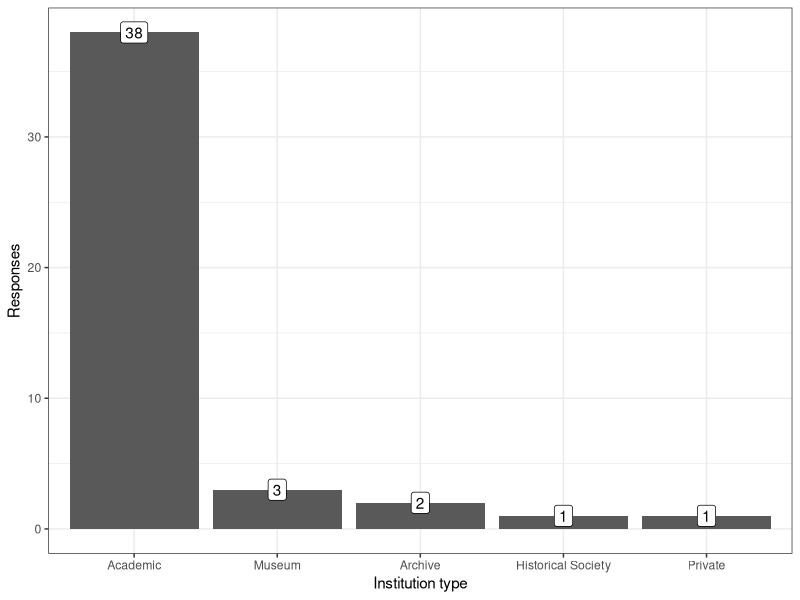
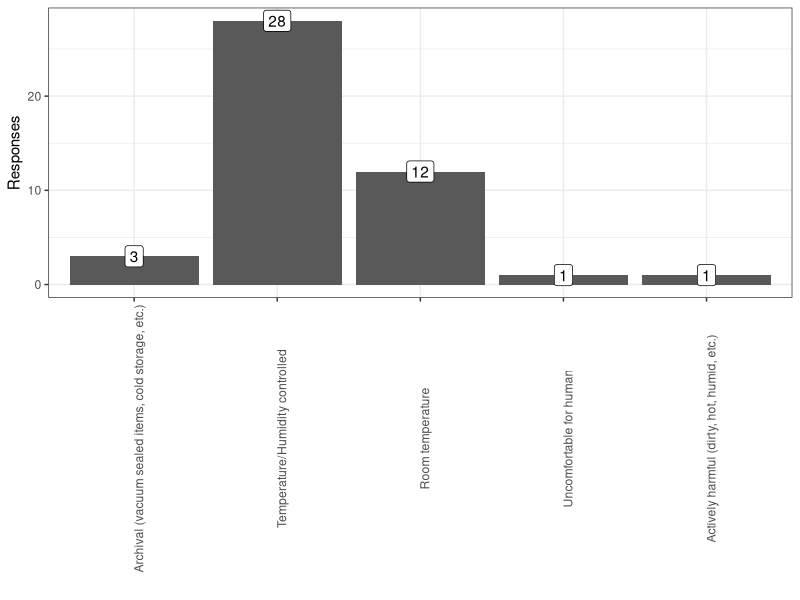
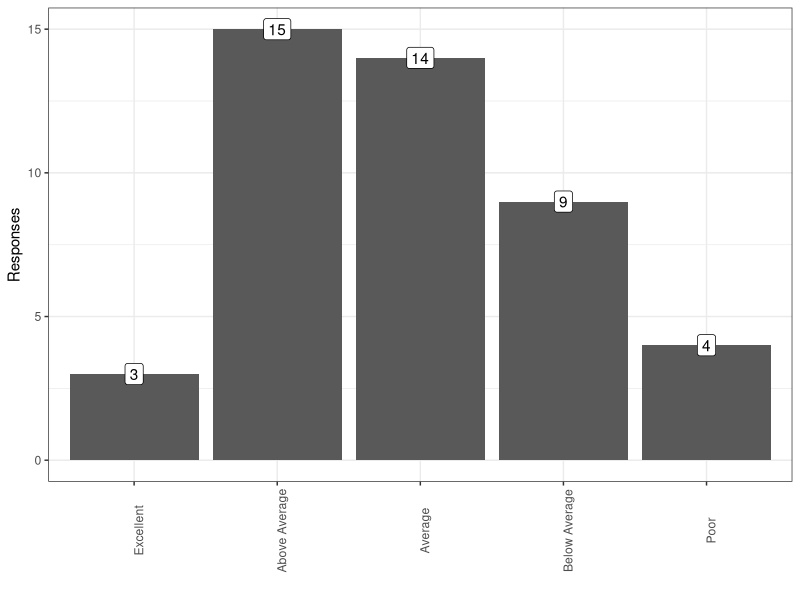
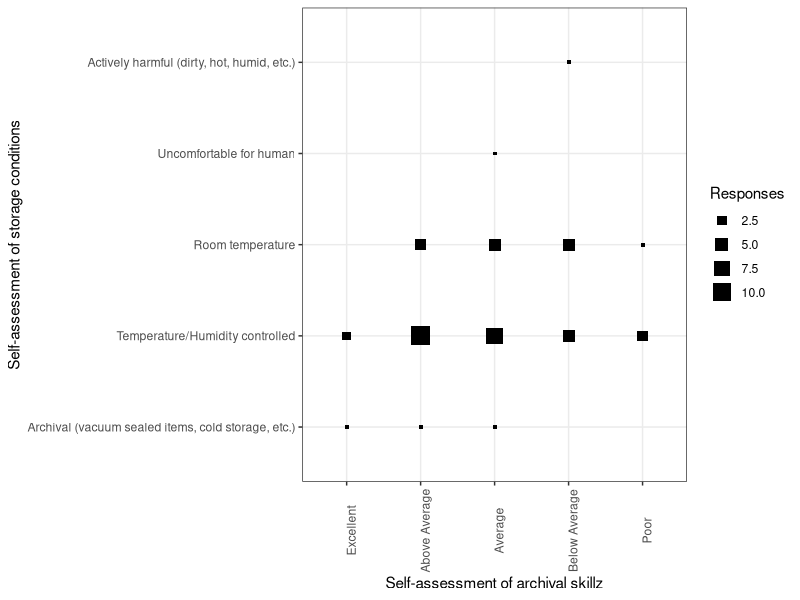
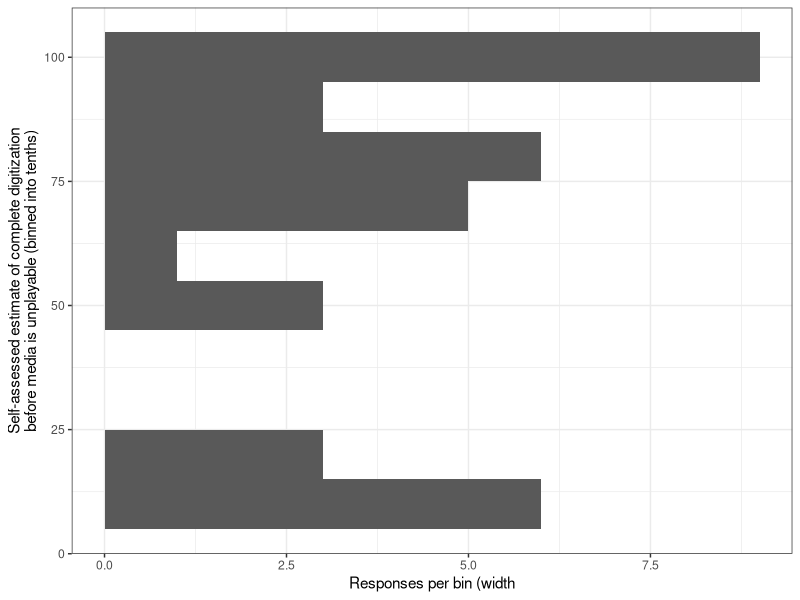
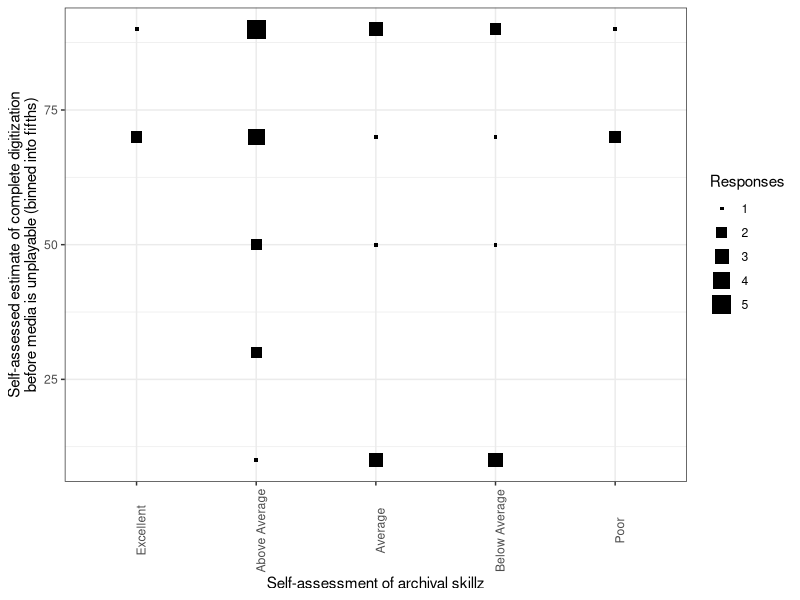
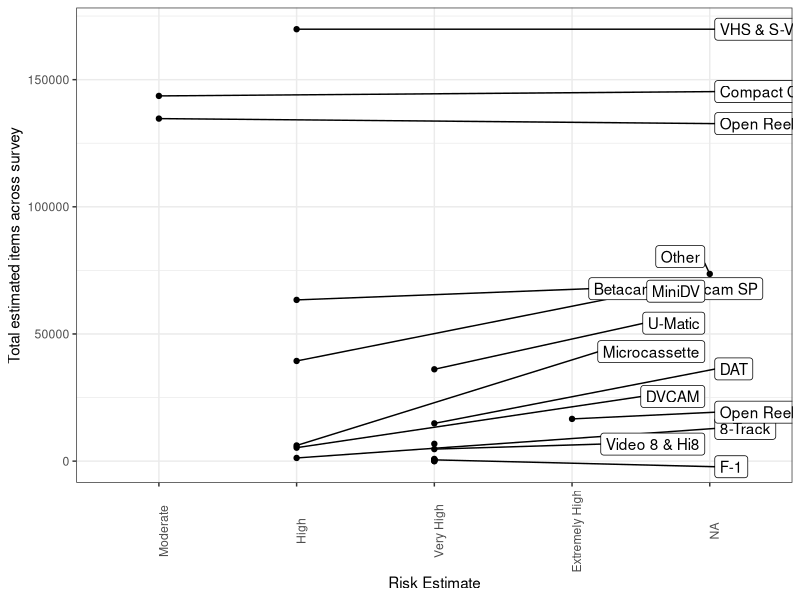
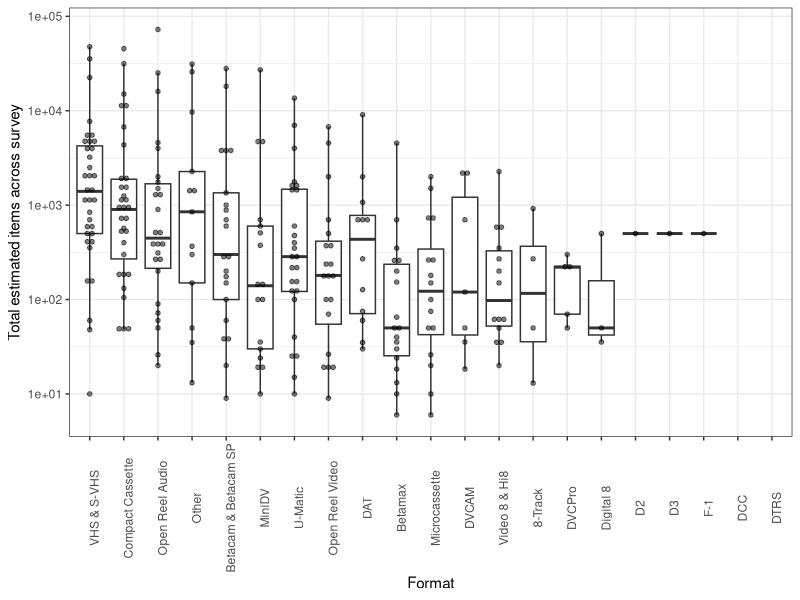

These figures' R source, in order:
## ---- chunk 1
knitr::opts_chunk$set(echo=F,message=F,error=T,warning=F)
## ---- chunk 2
library(tidyverse)
library(ggrepel)
library(ComplexHeatmap)
library(circlize)
## ---- chunk 3
raw_datar <- read_csv("survey_data_2019.csv" ,
    col_names=c(
        "Key","State","InstitutionType","TotalItems",
        "StorageConditions",
        "Unstructured_StorageHistory",
        "Unstructured_CompletionEstimate",
        "PercentDigitizedBeforeUnplayable",
        "PracticeSelfAssesment",
        "Percentage_Open Reel Video","Percentage_U-Matic","Percentage_Betamax",
        "Percentage_VHS & S-VHS","Percentage_Betacam & Betacam SP",
        "Percentage_Video 8 & Hi8","Percentage_D2","Percentage_D3",
        "Percentage_DVCAM","Percentage_MiniDV","Percentage_DVCPro",
        "Percentage_Digital 8","Percentage_Open Reel Audio",
        "Percentage_Compact Cassette","Percentage_Microcassette",
        "Percentage_DAT","Percentage_DTRS","Percentage_F-1","Percentage_DCC",
        "Percentage_8-Track","Percentage_Other"),
    skip=1
    ) %>%
    mutate(PercentDigitizedBeforeUnplayable=sub("%","",
            PercentDigitizedBeforeUnplayable)
        )
all_responses <- raw_datar

risk_factors <- read_tsv("risk_assesment.tsv") %>%
    mutate(Risk=factor(Risk,
            levels=c("Low","Moderate","High","Very High","Extremely High")
        )   ) 

tdatar <- all_responses %>%
    gather(Format,Percentage,starts_with("Percentage_")) %>%
    mutate(Percentage=as.numeric(sub("%","",Percentage))) %>%
    mutate(EstItemCount=TotalItems*Percentage/100) %>%
    mutate(FormatName=sub("Percentage_","",Format)) %>% 
    left_join(risk_factors%>%rename(FormatName=Format),by="FormatName")

## ---- chunk 4
all_responses %>%
    {
    ggplot(.)+theme_bw()+
    aes(x=InstitutionType)+
    geom_bar()+
    scale_x_discrete(limits=names(sort(table(.$InstitutionType),decreasing=T)))+
    geom_label(aes(label=..count..,y=..count..),stat="count")+
    xlab("Institution type")+
    ylab("Responses")
    }
## ---- chunk 5
all_responses %>%
    filter(!is.na(StorageConditions)) %>%
    {
    ggplot(.)+theme_bw()+
    aes(x=StorageConditions)+
    geom_bar()+
    scale_x_discrete(limits=c(
            "Archival (vacuum sealed items, cold storage, etc.)",
            "Temperature/Humidity controlled",
            "Room temperature",
            "Uncomfortable for human",
            "Actively harmful (dirty, hot, humid, etc.)"
            )
        )+
    geom_label(aes(label=..count..,y=..count..),stat="count")+
    theme(axis.text.x=element_text(angle=90))+
    xlab("")+
    ylab("Responses")
    }
## ---- chunk 6
all_responses %>%
    filter(!is.na(PracticeSelfAssesment)) %>%
    {
    ggplot(.)+theme_bw()+
    aes(x=PracticeSelfAssesment)+
    geom_bar()+
    scale_x_discrete(limits=c(
            "Excellent",
            "Above Average",
            "Average",
            "Below Average",
            "Poor"
            )
        )+
    geom_label(aes(label=..count..,y=..count..),stat="count")+
    theme(axis.text.x=element_text(angle=90))+
    xlab("")+
    ylab("Responses")
    }
## ---- chunk 7
all_responses %>%
    filter(!is.na(PracticeSelfAssesment)) %>%
    filter(!is.na(StorageConditions)) %>%
    {
    ggplot(.)+theme_bw()+
    aes(x=PracticeSelfAssesment,y=StorageConditions)+
    stat_bin2d(geom="point",aes(size=..count..),shape=15)+
    guides(fill=F)+
    scale_x_discrete(limits=c(
            "Excellent",
            "Above Average",
            "Average",
            "Below Average",
            "Poor"
            )
        )+
    scale_y_discrete(limits=c(
            "Archival (vacuum sealed items, cold storage, etc.)",
            "Temperature/Humidity controlled",
            "Room temperature",
            "Uncomfortable for human",
            "Actively harmful (dirty, hot, humid, etc.)"
            )
        )+
    scale_size("Responses")+
    theme(axis.text.x=element_text(angle=90))+
    xlab("Self-assessment of archival skillz")+
    ylab("Self-assessment of storage conditions")
    }
## ---- chunk 8
all_responses %>%
    filter(!is.na(PercentDigitizedBeforeUnplayable)) %>%
    {
    ggplot(.)+theme_bw()+
    aes(x=as.numeric(PercentDigitizedBeforeUnplayable))+
    stat_bin(binwidth=10,geom="bar")+
    xlab("Self-assessed estimate of complete digitization\nbefore media is unplayable (binned into tenths)")+
    ylab("Responses per bin (width")+
    coord_flip()
    }
## ---- chunk 9
all_responses %>%
    filter(!is.na(PracticeSelfAssesment)) %>%
    filter(!is.na(PercentDigitizedBeforeUnplayable)) %>%
    {
    ggplot(.)+theme_bw()+
    aes(x=PracticeSelfAssesment,y=as.numeric(PercentDigitizedBeforeUnplayable))+
    stat_bin2d(geom="point",aes(size=..count..),shape=15,binwidth=c(1,20))+
    guides(fill=F)+
    scale_x_discrete(limits=c(
            "Excellent",
            "Above Average",
            "Average",
            "Below Average",
            "Poor"
            )
        )+
    scale_size("Responses")+
    theme(axis.text.x=element_text(angle=90))+
    xlab("Self-assessment of archival skillz")+
    ylab("Self-assessed estimate of complete digitization\nbefore media is unplayable (binned into fifths)")
    }
## ---- chunk 10
tdatar %>% 
    ggplot()+theme_bw()+
    aes(x=Risk,group=FormatName,weight=EstItemCount,label=FormatName)+
    geom_point(stat="count")+
    geom_label_repel(stat="count")+
    theme(axis.text.x=element_text(angle=90))+
    ylab("Total estimated items across survey")+
    xlab("Risk Estimate")
## ---- chunk 11
tdatar %>% 
    {
    ggplot(.)+theme_bw()+
    aes(x=FormatName,y=EstItemCount)+
    geom_boxplot(outlier.alpha=0)+
    geom_dotplot(binaxis="y",stackdir="center",dotsize=1.0,alpha=0.5,binwidth=0.05)+
    scale_y_log10()+
    scale_x_discrete(limits=group_by(.,FormatName)%>%summarize(z=sum(EstItemCount,na.rm=T))%>%arrange(-z)%>%pull(FormatName))+
    theme(axis.text.x=element_text(angle=90))+
    ylab("Total estimated items across survey")+
    xlab("Format")
    }
## ---- chunk 12
# Notice this one is cropping out one observation of a fraction of a fraction of
# a percentage of "Other" media.
tdatar %>% 
    {
    ggplot(.)+theme_bw()+
    aes(x=FormatName,y=Percentage)+
    geom_boxplot(outlier.alpha=0)+
    geom_dotplot(binaxis="y",stackdir="center",dotsize=1.0,alpha=0.5,binwidth=0.05)+
    scale_y_log10(limits=c(1,NA))+
    scale_x_discrete(limits=group_by(.,FormatName)%>%summarize(z=sum(Percentage,na.rm=T))%>%arrange(-z)%>%pull(FormatName))+
    theme(axis.text.x=element_text(angle=90))+
    ylab("Percentage of collection that is that item")+
    xlab("Format")
    }
## ---- chunk 13
#
#```{r,fig.height=5,fig.width=7,cache=T}
#g <- pdatar %>%
#    spread(variable,value) %>%
#    gather(variable,value,-`Institution-CollectionKey`,-`Total Items`) %>%
#    mutate(proportion=value/`Total Items`) %>%
#    mutate(variable=factor(variable,levels=arrange(totals_and_risks,-Total)$Format)) %>%
#    filter(variable!="Total Items")%>%
#    filter(proportion>0)%>%
#    ggplot()+theme_bw()+
#    geom_boxplot(outlier.alpha=0)+
#    geom_dotplot(binaxis="y",stackdir="center",alpha=0.5,binwidth=0.01)+
#    aes(x=variable,y=proportion)+
#    theme(axis.text.x=element_text(angle=90))+
#    ylab("Fraction of collection in that format")+
#    xlab("Format")
#g
#```
#
#```{r,cache=T}
#matrix_by_inst <- as.matrix(datar[,-c(1,2)])
#rownames(matrix_by_inst) <- datar[,1][[1]]
#cluster_inst <- hclust(dist(scale(matrix_by_inst))) 
#matrix_by_media <- t(as.matrix(datar[,-c(1,2)]))
#cluster_media <- hclust(dist(scale(matrix_by_media)))
#```
### Magnetic Media Collections by Region and Climate
#
#This chart will replace the original PCA charts. Instead, we will focus on the
#variability of institutions collections considering their geographic region,
#the region's climate properties (e.g. humidity, temp, etc.), and the reported
#environmental conditions of the archive itself. We might consider the quantity
#of each format according to region, but not sure how that will work or what
#results that will give us. 
#
#
#
#```{r,fig.height=9,fig.width=9,cache=T}
#
#heatmap_datar <- datar[complete.cases(datar[,-c(1,2)]),]
#
#valz <- log10(unlist(heatmap_datar[,-c(1,2)])+1)
#
#col_ann <- data.frame(Format=rownames(matrix_by_media)[cluster_media$order]) %>%
#    left_join(totals_and_risks,by="Format") %>% select(-variable) %>%
#    rename(`Total Items`=Total,`Format Risk`=Risk) %>%
#    select(-`Total Items`)
#rownames(col_ann) <- col_ann[[1]]
#col_ann <- col_ann %>% select(-Format)
#
#risk_annotation <- HeatmapAnnotation(
#    `Format Risk`=col_ann$`Format Risk`,
#    col=list(`Format Risk`=c(
#            `Extremely High`="#7b3294",`Very High`="#c2a5cf",
#            `High`="#a6dba0",`Moderate`="#008837"
#    )   )   )
#the_heatmap <- Heatmap(
#    log10(heatmap_datar[,-c(1,2)]+1),
#    top_annotation=risk_annotation,
#    col=colorRamp2(
#        c(min(valz),median(valz),max(valz)),
#        c("#ffffff", "#fefefe", "#000000")
#        ),
#    heatmap_legend_param = list(
#        title="Item counts", 
#        at=log10(c(10+1,1000+1,1e4+1,5e4+1)),
#        labels=c(10,1000,1e4,5e4),
#        legend_height = unit(6, "cm"),
#        heatmap_legend_side="bottom"
#        )
#    )
#ht_list <- the_heatmap 
#g <- draw(ht_list, heatmap_legend_side = "right", annotation_legend_side = "right")
#g
#
#png("heatmap.png")
#g
#dev.off()
#```
#
#
#```{r pheatmap,echo=F,eval=F}
##library(pheatmap)
##row_ann <- data.frame(
##    Collection=str_c("C_",as.character(rownames(matrix_by_inst)[cluster_inst$order]))
##    )
##rownames(row_ann) <- as.character(row_ann[[1]])
##
##col_ann <- data.frame(Format=rownames(matrix_by_media)[cluster_media$order]) %>%
##    left_join(totals_and_risks,by="Format") %>% select(-variable) %>%
##    rename(`Total Items`=Total,`Format Risk`=Risk) %>%
##    select(-`Total Items`)
##rownames(col_ann) <- col_ann[[1]]
##col_ann <- col_ann %>% select(-Format)
##count_palette <- c("#FFFFFF",
##    colorRampPalette((RColorBrewer::brewer.pal(n=7,name="YlGnBu")))(99)
##    )
##
##g <- pheatmap( log10(heatmap_datar[,-c(1,2)]+400),
##    color=count_palette,
##    correlation_distance_rows="pearson",
##    correlation_distance_cols="pearson",
##    legend_breaks=log10(c(10,100,1000,3000,1e4,2.5e4,5e4)),
##    legend_labels=c(10,100,1000,3000,1e4,2.5e4,5e4),
##    cluster_rows=cluster_inst,
##    cluster_cols=cluster_media,
##    show_rownames=F,show_colnames=T,
##    #annotation_row=row_ann,
##    annotation_col=col_ann,
##    annotation_legend=T)
##g
#```
#
### Final Overview Heat Map
#
#
#This heat map illustrates an aggregation of the above charts and graphs. The
#hierarchical clustering shows how each format is related or unrelated
#considering the factors of obsolesence risk and quantity held within
#participating archives' collections. At the top of the chart, there are two
#major goups: (1) VHS, open reel audio, and compact cassettes, and (2) all other
#formats. This distinction is from the quantity that instutions hold, in that
#group 1 is more likely to have a higher quantity than group 2. From quantity
#and risk factor, there is a noticeable relationship with Betacam and u-matic.
#This suggests that if an archive carries of one of these format types, they are
#likely to also have the latter in their collection. This further leads to the
#idea that training or programming for Betacam and U-matic together could be an
#efficient approach to dealing with those collections.
#
#
#
## Supplemental
#
### PCA of media format
#
#What major patterns of variation amongst formats are seen, with respect to their
#inventory in different institutions?
#
#```{r pca_media,cache=T}
#pca_media <- prcomp(t(matrix_by_media[apply(matrix_by_media,1,sum)>0,]),center=T,scale=T)
#
#media_pca_plot <- pca_media$rotation %>% 
#    {bind_cols(tibble(Format=rownames(.)),as.tibble(.))} %>%
#    select(Format,PC1,PC2,PC3,PC4,PC5,PC6) %>% 
#    ggplot()+theme_bw()+
#    aes(label=Format)+
#    geom_label_repel()
#media_pca_plot + aes(x=PC1,y=PC2)
#media_pca_plot + aes(x=PC3,y=PC4)
#media_pca_plot + aes(x=PC5,y=PC6)
#```
#
### PCA of media format
#
#What major patterns of variation amongst formats are seen, with respect to their
#inventory in different institutions?
#
#```{r pca_inst,cache=T}
#pca_inst <- prcomp(t(matrix_by_inst[apply(matrix_by_inst,1,sum)>0,] ),center=T,scale=T)
#
#inst_pca_plot <- pca_inst$rotation %>% 
#    {bind_cols(tibble(Format=rownames(.)),as.tibble(.))} %>%
#    select(Format,PC1,PC2,PC3,PC4,PC5,PC6) %>% 
#    ggplot()+theme_bw()+
#    aes(label=Format)+
#    geom_label_repel()
#inst_pca_plot + aes(x=PC1,y=PC2)
#inst_pca_plot + aes(x=PC3,y=PC4)
#inst_pca_plot + aes(x=PC5,y=PC6)
#```
